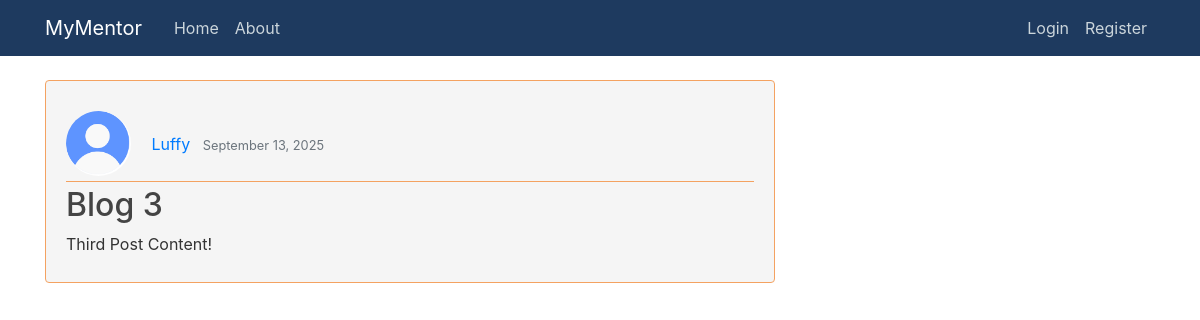
The app's page /home/post/3/, older data.
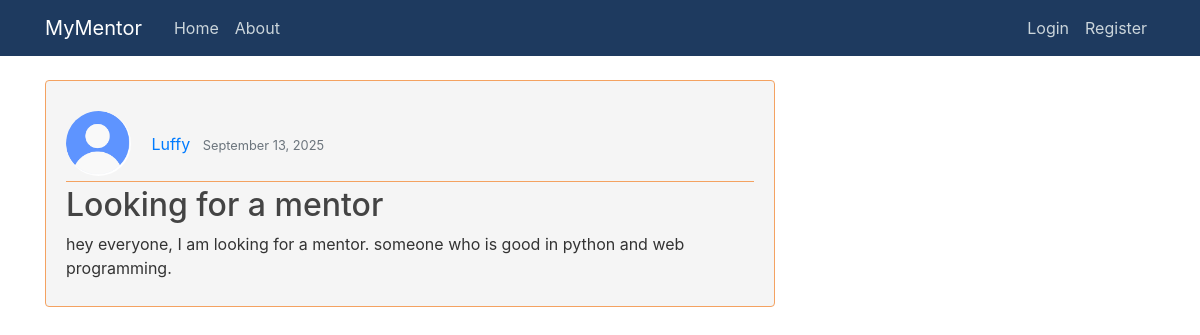
The same page, newer data.
### blog/models.py (models this page shows, shortened)
class Post(models.Model):
    title = models.CharField(max_length=100)
    content = models.TextField()
    date_posted = models.DateTimeField(default=timezone.now)
    author = models.ForeignKey(User, on_delete=models.CASCADE)

### users/models.py (models this page shows, shortened)
class Profile(models.Model):
    user = models.OneToOneField(User, on_delete=models.CASCADE)
    image = models.ImageField(default='default.jpg', upload_to='profile_pics')

### blog/views.py (the view)
# urls.py: path('post/<int:pk>/', PostDetailView.as_view(), name='post-detail'),
class PostDetailView(DetailView):
    model = Post

### blog/templates/blog/post_detail.html (shortened to what this page needs)
{% extends 'blog/base.html' %}
{% block content %}
    <article class="media content-section">
        <div class="media-body">
            <div class="article-metadata">
                <img class="rounded-circle article-img" src="{{ post.author.profile.image.url }}" width="30" height="30">
                <a class="mr-2" href="#">{{ object.author }}</a>
                <small class="text-muted">{{ object.date_posted|date:"F d, Y" }}</small>
            </div>
            <h2 class="article-title">{{ object.title }}</h2>
            <p class="article-content">{{ object.content }}</p>
        </div>
    </article>
{% endblock content %}

Row changes from the older to the newer data that the page shows:
changed Post "Luffy": title "Blog 3" → "Looking for a mentor"; content "Third Post Content!" → "hey everyone, I am looking for a mentor. someone who is good in python and web programming."
